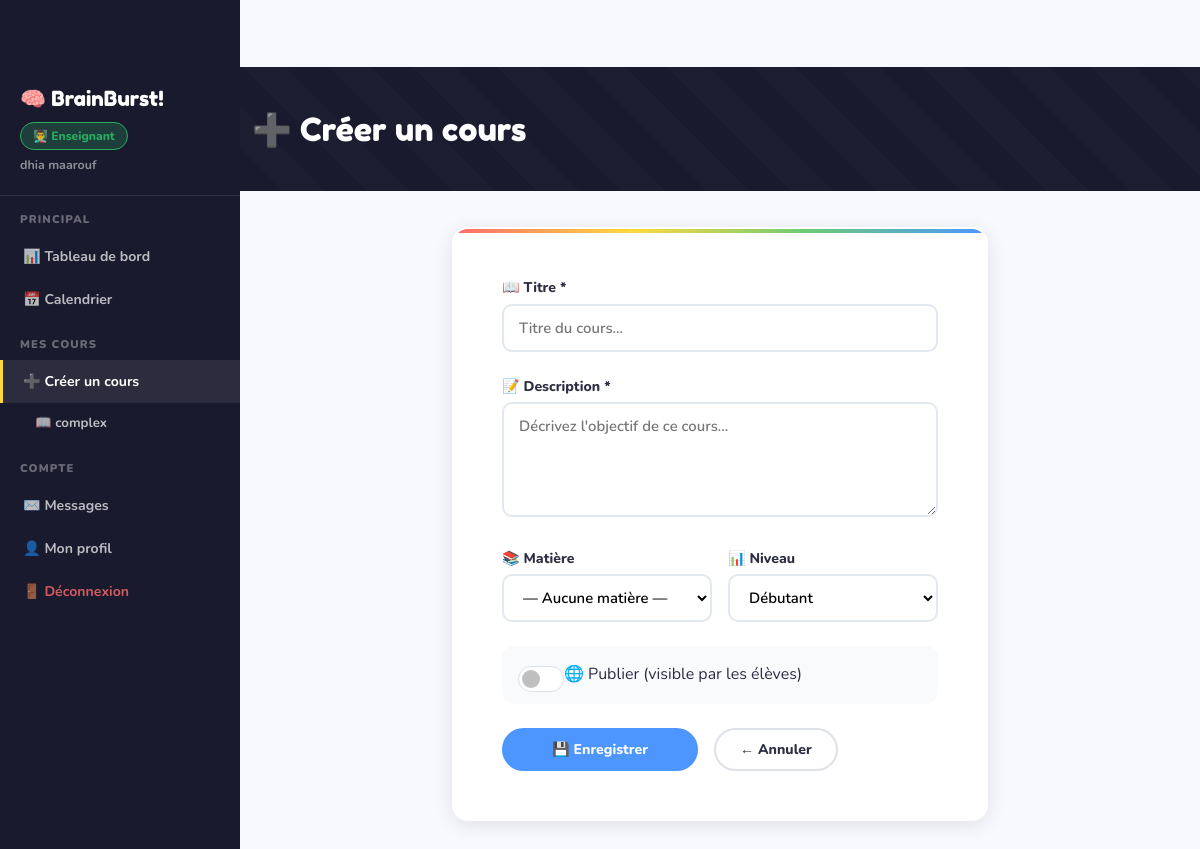
Screenshot of /teacher/cours/creer (signed in) with the database file from the repository.
### app.py (models this page shows)
class User(UserMixin, db.Model):
    id            = db.Column(db.Integer, primary_key=True)
    nom           = db.Column(db.String(100), nullable=False)
    prenom        = db.Column(db.String(100), nullable=False)
    email         = db.Column(db.String(150), unique=True, nullable=False)
    password      = db.Column(db.String(200), nullable=False)
    role          = db.Column(db.String(20),  default='eleve')  # admin | enseignant | eleve
    actif         = db.Column(db.Boolean,     default=True)
    bio           = db.Column(db.Text,        default='')
    date_creation = db.Column(db.DateTime,    default=datetime.utcnow)
    groupe_id     = db.Column(db.Integer, db.ForeignKey('groupe.id'), nullable=True)
    cours_crees  = db.relationship('Cours',       backref='enseignant', lazy=True)
    inscriptions = db.relationship('Inscription', backref='eleve',      lazy=True)
    travaux_rendus = db.relationship('TravauxRendu', backref='eleve',   lazy=True)
    msg_envoyes  = db.relationship('Message', foreign_keys='Message.expediteur_id',   backref='expediteur',   lazy=True)
    msg_recus    = db.relationship('Message', foreign_keys='Message.destinataire_id', backref='destinataire', lazy=True)

class Cours(db.Model):
    id            = db.Column(db.Integer, primary_key=True)
    titre         = db.Column(db.String(200), nullable=False)
    description   = db.Column(db.Text,        nullable=False)
    niveau        = db.Column(db.String(50),   nullable=False)
    publie        = db.Column(db.Boolean,      default=False)
    date_creation = db.Column(db.DateTime,     default=datetime.utcnow)
    enseignant_id = db.Column(db.Integer,      db.ForeignKey('user.id'),    nullable=False)
    matiere_id    = db.Column(db.Integer,      db.ForeignKey('matiere.id'), nullable=True)
    ressources   = db.relationship('Ressource',   backref='cours', lazy=True, cascade='all, delete-orphan')
    inscriptions = db.relationship('Inscription', backref='cours', lazy=True, cascade='all, delete-orphan')
    travaux      = db.relationship('Travail',     backref='cours', lazy=True, cascade='all, delete-orphan')
    seances      = db.relationship('Seance',      backref='cours', lazy=True, cascade='all, delete-orphan')

### app.py (the view, shortened to what this page needs)
@app.route('/teacher/cours/creer', methods=['GET','POST'])
@login_required
def teacher_cours_creer():
    if not require_role('enseignant'): return redirect(url_for('dashboard'))
    matieres = Matiere.query.filter_by(actif=True).order_by(Matiere.nom).all()
    return render_template('teacher/teacher_cours_form.html', cours=None, matieres=matieres)

### app.py (called while the page is built)
@login_manager.user_loader
def load_user(uid): return User.query.get(int(uid))

def require_role(*roles):
    if current_user.role not in roles:
        flash('Accès non autorisé.', 'danger')
        return False
    return True

@app.context_processor
def inject_globals():
    return {'now': datetime.utcnow, 'current_year': datetime.utcnow().year}

### templates/teacher/teacher_cours_form.html (shortened to what this page needs)
{% extends "base.html" %}
{% block content %}
<div class="page-header"><div class="container"><h2>{{ '✏️ Modifier' if cours else '➕ Créer' }} un cours</h2></div></div>
<div class="container pb-5"><div class="row justify-content-center"><div class="col-lg-7">
<div class="card-fun p-5">
  <form method="POST">
    <div class="mb-4">
      <label class="lbl">📖 Titre *</label>
      <input type="text" name="titre" class="form-control-fun" value="{{ cours.titre if cours else '' }}" placeholder="Titre du cours..." required>
    </div>
    <div class="mb-4">
      <label class="lbl">📝 Description *</label>
      <textarea name="description" class="form-control-fun" rows="4" placeholder="Décrivez l'objectif de ce cours..." required>{{ cours.description if cours else '' }}</textarea>
    </div>
    <div class="row g-3 mb-4">
      <div class="col-md-6">
        <label class="lbl">📚 Matière</label>
        <select name="matiere_id" class="form-select-fun">
          <option value="">— Aucune matière —</option>
        </select>
      </div>
      <div class="col-md-6">
        <label class="lbl">📊 Niveau</label>
        <select name="niveau" class="form-select-fun">
          {% for n in ['Débutant','Intermédiaire','Avancé'] %}
          <option value="{{ n }}" {{ 'selected' if cours and cours.niveau==n }}>{{ n }}</option>
          {% endfor %}
        </select>
      </div>
    </div>
    <div class="mb-4 p-3" style="background:#f8fafc;border-radius:12px">
      <div class="form-check form-switch">
        <input class="form-check-input" type="checkbox" name="publie" id="pub" style="width:46px;height:26px" {{ 'checked' if cours and cours.publie }}>
        <label class="form-check-label fw-800" for="pub">🌐 Publier (visible par les élèves)</label>
      </div>
    </div>
    <div class="d-flex gap-3">
      <button type="submit" class="btn btn-fun btn-sky fw-800 px-5">💾 Enregistrer</button>
      <a href="{{ url_for('teacher_cours_contenu', cid=cours.id) if cours else url_for('teacher_dashboard') }}" class="btn btn-fun btn-outline-fun px-4">← Annuler</a>
    </div>
  </form>
</div>
</div></div></div>
{% endblock %}

### templates/base.html (shortened to what this page needs)
<!DOCTYPE html>
<html lang="fr">
<head>
<link href="https://cdnjs.cloudflare.com/ajax/libs/bootstrap/5.3.0/css/bootstrap.min.css" rel="stylesheet">
<link href="https://cdnjs.cloudflare.com/ajax/libs/font-awesome/6.4.0/css/all.min.css" rel="stylesheet">
</head>
<body>
{% if current_user.is_authenticated %}
<div class="side-nav">
  <div style="padding:16px 20px 20px;border-bottom:1px solid rgba(255,255,255,.1)">
    <div style="font-family:'Fredoka One',cursive;color:white;font-size:1.3rem">🧠 BrainBurst!</div>
    <div class="mt-2">
      <span class="role-badge role-{{ current_user.role }}">
        {{ '⚙️ Admin' if current_user.role=='admin' else '👨‍🏫 Enseignant' if current_user.role=='enseignant' else '🎓 Élève' }}
      </span>
    </div>
    <div style="color:rgba(255,255,255,.5);font-size:.78rem;font-weight:700;margin-top:6px">
      {{ current_user.prenom }} {{ current_user.nom }}
    </div>
  </div>
  {% if current_user.role == 'admin' %}
  <div class="nav-section">Principal</div>
  <a href="{{ url_for('admin_dashboard') }}" class="{{ 'active' if request.endpoint=='admin_dashboard' }}">📊 Tableau de bord</a>
  <a href="{{ url_for('admin_calendrier') }}" class="{{ 'active' if request.endpoint=='admin_calendrier' }}">📅 Calendrier</a>
  <div class="nav-section">Gestion</div>
  <a href="{{ url_for('admin_users') }}" class="{{ 'active' if request.endpoint in ['admin_users','admin_user_creer','admin_user_editer'] }}">👥 Utilisateurs</a>
  <a href="{{ url_for('admin_matieres') }}" class="{{ 'active' if request.endpoint in ['admin_matieres','admin_matiere_creer','admin_matiere_editer'] }}">📚 Matières</a>
  <a href="{{ url_for('admin_annonces') }}" class="{{ 'active' if request.endpoint=='admin_annonces' }}">📢 Annonces</a>
  <div class="nav-section">Commun</div>
  <a href="{{ url_for('liste_cours') }}">🔍 Voir les cours</a>
  {% elif current_user.role == 'enseignant' %}
  <div class="nav-section">Principal</div>
  <a href="{{ url_for('teacher_dashboard') }}" class="{{ 'active' if request.endpoint=='teacher_dashboard' }}">📊 Tableau de bord</a>
  <a href="{{ url_for('teacher_calendrier') }}" class="{{ 'active' if request.endpoint=='teacher_calendrier' }}">📅 Calendrier</a>
  <div class="nav-section">Mes cours</div>
  <a href="{{ url_for('teacher_cours_creer') }}" class="{{ 'active' if request.endpoint=='teacher_cours_creer' }}">➕ Créer un cours</a>
  {% for c in current_user.cours_crees %}
  <a href="{{ url_for('teacher_cours_contenu', cid=c.id) }}" style="padding-left:32px;font-size:.83rem">
    📖 {{ c.titre[:22] }}
  </a>
  {% endfor %}
  {% endif %}
  <div class="nav-section">Compte</div>
  <a href="{{ url_for('messages') }}">✉️ Messages</a>
  <a href="{{ url_for('profil') }}">👤 Mon profil</a>
  <a href="{{ url_for('logout') }}" style="color:rgba(255,107,107,.8)!important">🚪 Déconnexion</a>
</div>
<div class="main-content">
{% endif %}
{% block content %}{% endblock %}
</div>
</body>
</html>

### templates/base.html (style rules this page uses)
:root { --sun:#FFD93D; --coral:#FF6B6B; --mint:#6BCB77; --sky:#4D96FF; --violet:#C77DFF; --peach:#FFB347; --dark:#1A1A2E; --ink:#2D2D44; --paper:#FFFDF7; --light:#F7F9FF; --admin:#e74c3c; --teacher:#2ecc71; --student:#3498db; --shadow:0 4px 20px rgba(0,0,0,.1); --radius:16px; --radius-sm:10px; }
* { box-sizing:border-box }
body { font-family:'Nunito',sans-serif;background:var(--light);color:var(--ink);overflow-x:hidden;padding-top:67px }
.role-badge { display:inline-flex;align-items:center;gap:5px;padding:4px 12px;border-radius:20px; font-size:.75rem;font-weight:800 }
.role-enseignant { background:rgba(46,204,113,.2);color:#27ae60;border:1px solid #27ae60 }
.page-header { background:var(--dark);padding:44px 0 34px;margin-bottom:36px;position:relative;overflow:hidden }
.page-header::before { content:'';position:absolute;inset:0; background:repeating-linear-gradient(45deg,transparent,transparent 30px,rgba(255,255,255,.015) 30px,rgba(255,255,255,.015) 60px) }
.page-header h2 { font-family:'Fredoka One',cursive;font-size:2rem;color:white;position:relative }
.card-fun { background:white;border:2px solid transparent;border-radius:var(--radius); box-shadow:var(--shadow);transition:all .25s;position:relative;overflow:hidden }
.card-fun::before { content:'';position:absolute;top:0;left:0;right:0;height:4px; background:linear-gradient(90deg,var(--coral),var(--sun),var(--mint),var(--sky)) }
.btn-fun { font-weight:800;border-radius:25px;padding:9px 22px;border:2.5px solid transparent; transition:all .2s;font-size:.88rem }
.btn-sky { background:var(--sky);color:white;border-color:var(--sky) }
.btn-outline-fun { background:transparent;border:2px solid #dee2e6;color:var(--ink) }
.form-control-fun,.form-select-fun { border:2.5px solid #e2e8f0;border-radius:var(--radius-sm); padding:11px 15px;font-family:'Nunito',sans-serif;font-weight:600;font-size:.93rem; transition:border-color .2s,box-shadow .2s;width:100%;background:white }
.lbl { font-weight:800;font-size:.88rem;display:block;margin-bottom:5px }
.side-nav { background:var(--dark); width:240px; position:fixed; top:0;left:0;bottom:0; z-index:999; overflow-y:auto; padding-top:67px; }
.side-nav a { display:flex;align-items:center;gap:10px; padding:11px 20px; color:rgba(255,255,255,.7); font-weight:700;font-size:.88rem; text-decoration:none; transition:all .2s; border-left:3px solid transparent; }
.side-nav a:hover,.side-nav a.active { color:white;background:rgba(255,255,255,.08);border-left-color:var(--sun) }
.side-nav .nav-section { padding:16px 20px 6px; font-size:.7rem;font-weight:900; text-transform:uppercase;letter-spacing:.1em; color:rgba(255,255,255,.35) }
.main-content { margin-left:240px; min-height:100vh; width:calc(100% - 240px); float:left; }
body { overflow-x:hidden }

### rows the page displays
User: role "👨‍🏫 Enseignant", prenom "dhia", nom "maarouf"
Cours: titre "complex"

### other values shown
{{ '✏️ Modifier' if cours else '➕ Créer' }} "➕ Créer"
form field niveau "Débutant"
